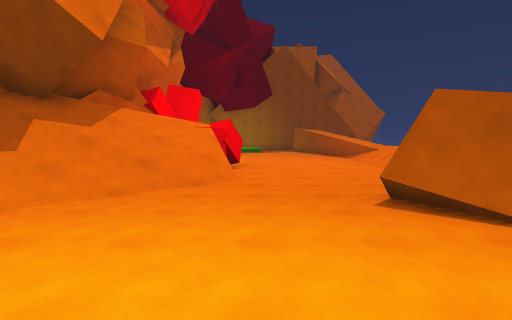
view 1 (above)

13 first-person views from a walk through a Unity game level. The camera is 1.2 m above the floor, tilts 4° down and sees 80° across. The floor is counted in squares, 2 m on a side. Each view is taken from the middle of a square. On the plan, view 1 faces up. The plan holds only what a view shows up to about 9 squares ahead; the rest is blank. The place goes on beyond the plan.

view 2
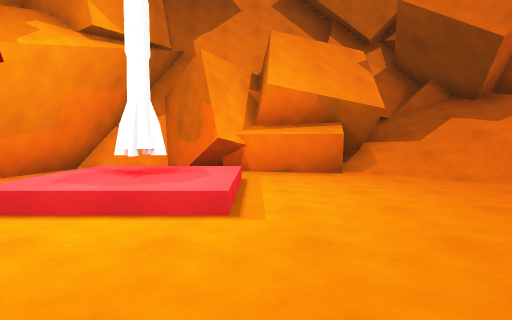

view 3
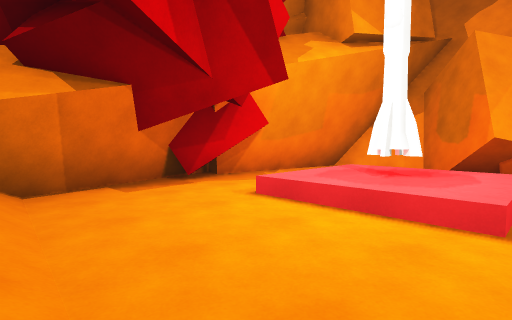

view 4
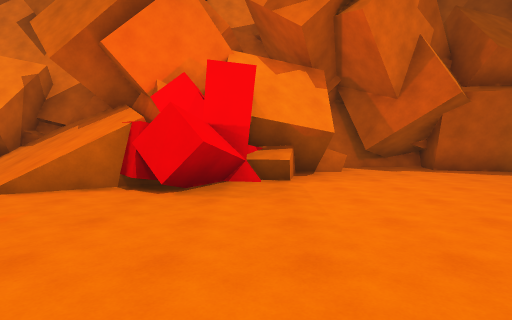

view 5
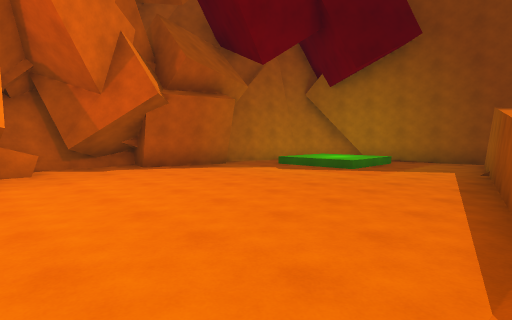

view 6
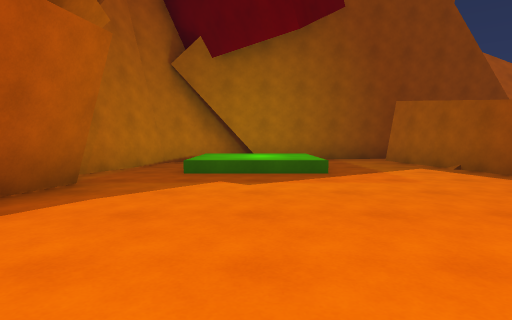

view 7
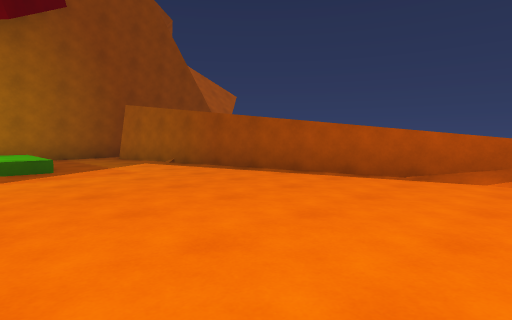

view 8
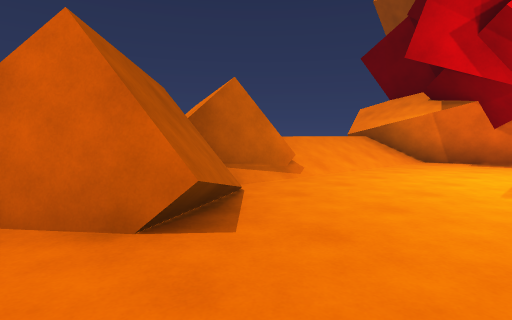

view 9
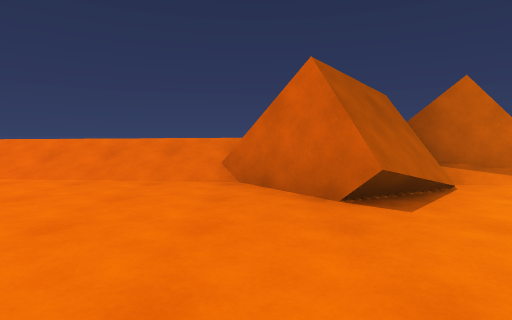

view 10
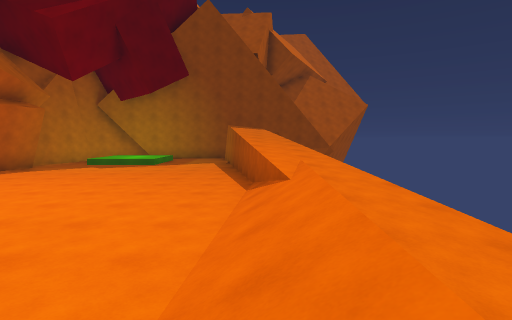

view 11
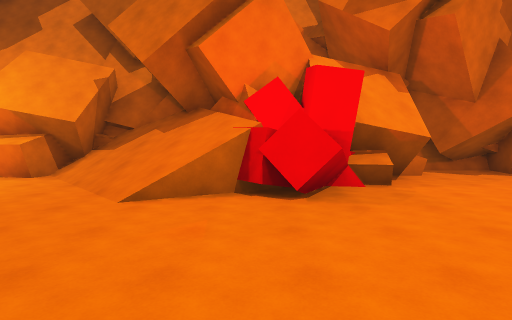

view 12
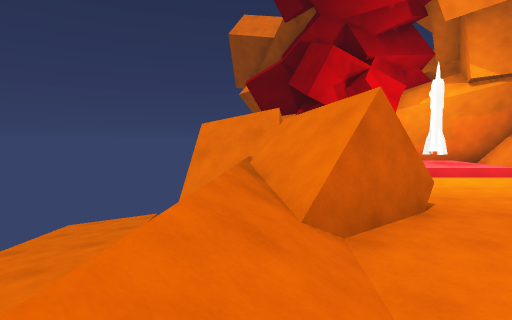

view 13
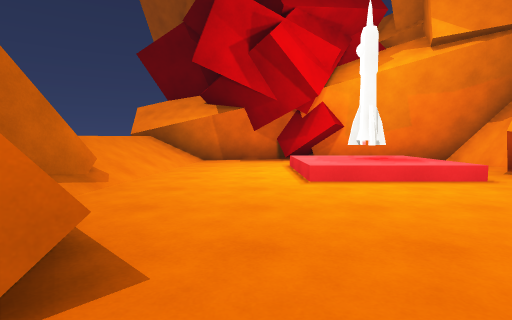

### Floor plan
Key: @ floor where view 1 was taken; # wall or solid block; . main floor; : floor 0.25 m higher than the main floor; + floor 0.5 m higher than the main floor; * floor 1.25 m higher than the main floor; % floor 1.5 m higher than the main floor; & floor 1.75 m higher than the main floor; / step, stairs or slope; = window, fence, low wall or low ledge; ^ raised ledge; v drop or lower ground; R rocket.
Columns run from 5 left of view 1 to 6 right of it. Each row starts with its distance up from view 1.
 22   #######
 21  ##///..#
 20  #./+/..#
 19  #./+/..#
 18  #.///..#
 17  #......##
 16  #...... =&
 15 ##.......#%
 14 #........=*
 13 ##.......=*v
 12 #^.......//v
 11   #......//v
 10   ##.....//+
  9  ####....//:
  8  ##v#..../v
  7 ###//..../
  6 ##///..../
  5 #////..##/
  4 #//....#//
  3 ##.....###vv
  2  ##...../##v
  1  #.///../
  0 ###/+@../v
 -1 #../R/../v
 -2 #..///../v
 -3 #####..# v
 -4    #######

Positions as (right, up) in squares from view 1, and headings:
1: (0, 0), facing up
2: (3, 1), facing left
3: (3, 1), facing down-left
4: (4, 10), facing left
5: (4, 11), facing up-left
6: (-1, 13), facing up
7: (-1, 12), facing up-right
8: (0, 5), facing down-right
9: (-1, 5), facing right
10: (4, 7), facing up
11: (4, 8), facing left
12: (4, 8), facing down
13: (1, 5), facing down
